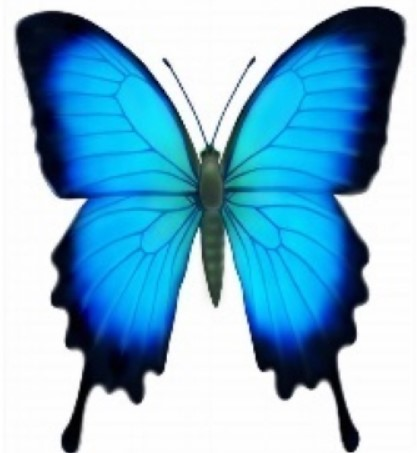
#> input picture image.jpg, 417 x 453 px, given in place of image.jpeg, which was not available
$ jupyter execute --allow-errors butterfly_image_processing.ipynb
#> lines starting #> are read from the running program, lines starting #| are printed output that depends on the picture; pictures that were not available may be replaced by others from this repository, and a replacement may not be noted
[cell 1]
import cv2

[cell 2]
gorsel1=cv2.imread("image.jpeg")
#> gorsel1 is the input picture: shape (453, 417, 3); mean B, G, R 206.1, 179.2, 126.8

[cell 3]
import matplotlib.pyplot as plt
image1=cv2.cvtColor(gorsel1,cv2.COLOR_BGR2RGB)
plt.imshow(image1)

[cell 4]
kopya1=image1.copy()
kopya1=cv2.cvtColor(kopya1,cv2.COLOR_RGB2GRAY)
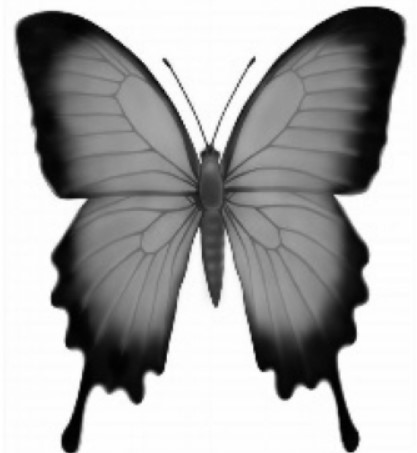
#> kopya1: shape (453, 417); min 0, max 255, mean 166.6
plt.imshow(kopya1,cmap="gray")

[cell 5]
kopya2=image1.copy()
kopya2[:,:,2]=255
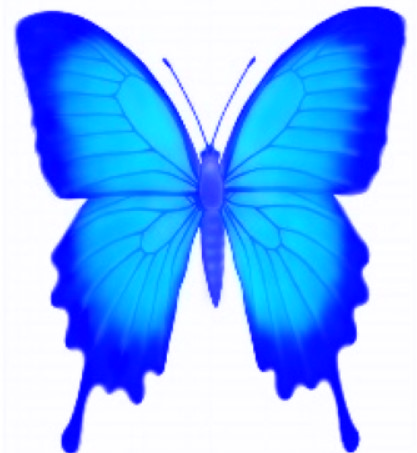
#> kopya2: shape (453, 417, 3); mean R, G, B 126.8, 179.2, 255
plt.imshow(kopya2)

[cell 6]
kopya3=image1.copy()
kopya3[:,:,1]=255
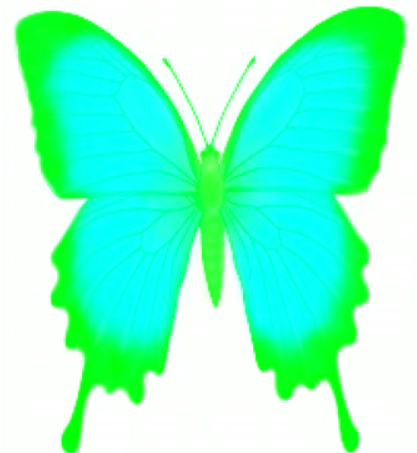
#> kopya3: shape (453, 417, 3); mean R, G, B 126.8, 255, 206.1
plt.imshow(kopya3)

[cell 7]
kopya4=image1.copy()
kopya4=cv2.cvtColor(kopya4,cv2.COLOR_BGR2HSV)
#> kopya4: shape (453, 417, 3); mean H, S, V 16.6, 116.5, 206.4
kopya4[:,:,1]=255
#> kopya4: shape (453, 417, 3); mean H, S, V 16.6, 255, 206.4
plt.imshow(kopya4)

[cell 8]
kopya5=image1.copy()
kopya5=cv2.cvtColor(kopya5,cv2.COLOR_BGR2HSV)
plt.imshow(kopya5)

[cell 9]
kopya6=image1.copy()
kopya6[:,:,2]=55
kopya6[:,:,1]=55   #mavi ve yeşili birleştirdik
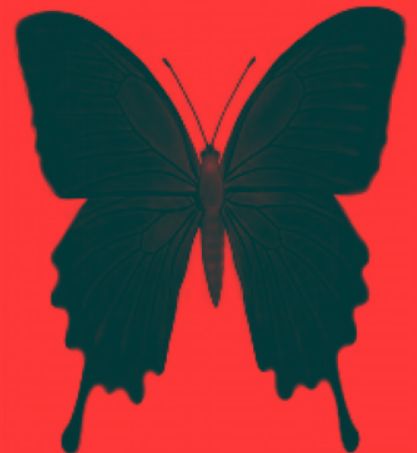
#> kopya6: shape (453, 417, 3); mean R, G, B 126.8, 55, 55
plt.imshow(kopya6)

[cell 10]
kopya7=image1.copy()
kopya7[60:160,100:140,1]=255
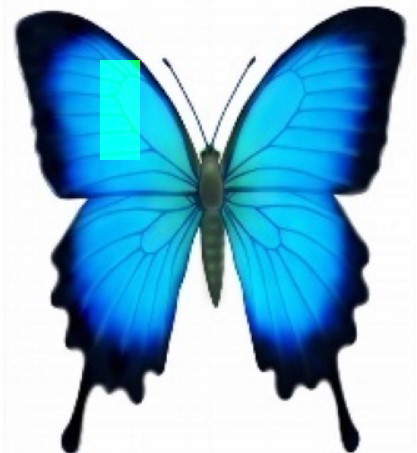
#> kopya7: shape (453, 417, 3); mean R, G, B 126.8, 180.6, 206.1
plt.imshow(kopya7)

#> (a cell that did not finish here is left out)

[cell 12]
kopya9=image1.copy()

plt.imshow(kopya9)

[cell 13]
kopya10=image1.copy()
meanFilter=cv2.blur(kopya10,(3,3))
plt.imshow(meanFilter)

[cell 14]
image_original1=image1.copy()
image_original2=image1.copy()

image_original2=cv2.cvtColor(image_original2,cv2.COLOR_BGR2HSV)
bit_And=cv2.bitwise_and(image_original1,image_original2)
bit_Or=cv2.bitwise_or(image_original1,image_original2)
bit_Xor=cv2.bitwise_xor(image_original1,image_original2)
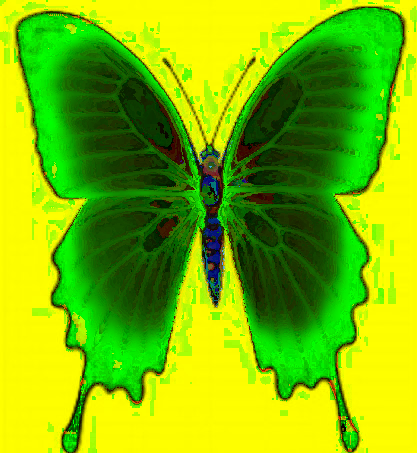
#> bit_Xor: shape (453, 417, 3); mean R, G, B 125.4, 186.1, 1.1
bit_Not=cv2.bitwise_not(image_original1)
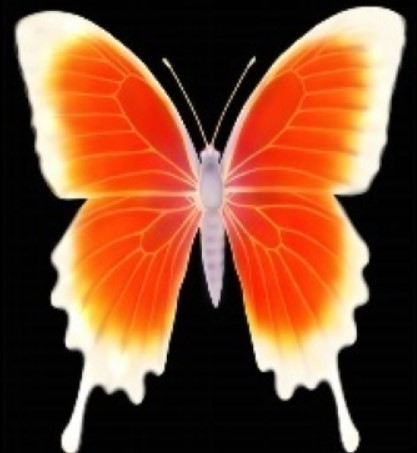
#> bit_Not: shape (453, 417, 3); mean R, G, B 128.2, 75.8, 48.9
plt.imshow(bit_Not)

[cell 15]
image_original1=image1.copy()
image_original2=image1.copy()

image_original2=cv2.cvtColor(image_original2,cv2.COLOR_BGR2HSV)
bit_And=cv2.bitwise_and(image_original1,image_original2)
bit_Or=cv2.bitwise_or(image_original1,image_original2)
bit_Xor=cv2.bitwise_xor(image_original1,image_original2)
bit_Not=cv2.bitwise_not(image_original1)
plt.imshow(bit_And)

[cell 16]
image_original1=image1.copy()
image_original2=image1.copy()

image_original2=cv2.cvtColor(image_original2,cv2.COLOR_BGR2HSV)
bit_And=cv2.bitwise_and(image_original1,image_original2)
bit_Or=cv2.bitwise_or(image_original1,image_original2)
bit_Xor=cv2.bitwise_xor(image_original1,image_original2)
bit_Not=cv2.bitwise_not(image_original1)
plt.imshow(bit_Or)

[cell 17]
image_original1=image1.copy()
image_original2=image1.copy()

image_original2=cv2.cvtColor(image_original2,cv2.COLOR_BGR2HSV)
bit_And=cv2.bitwise_and(image_original1,image_original2)
bit_Or=cv2.bitwise_or(image_original1,image_original2)
bit_Xor=cv2.bitwise_xor(image_original1,image_original2)
bit_Not=cv2.bitwise_not(image_original1)
plt.imshow(bit_Xor)

[cell 18]
image_original1=image1.copy()
image_original2=image1.copy()

image_original2=cv2.cvtColor(image_original2,cv2.COLOR_BGR2YUV)
#> image_original2: shape (453, 417, 3); mean of channels 0, 1, 2 181.3, 101.2, 149.8
bit_And=cv2.bitwise_and(image_original1,image_original2)
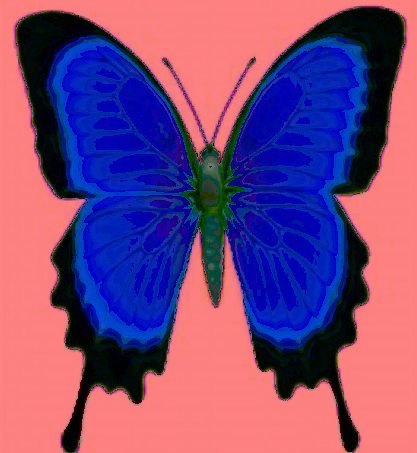
#> bit_And: shape (453, 417, 3); mean R, G, B 123.4, 73.9, 121.4
bit_Or=cv2.bitwise_or(image_original1,image_original2)
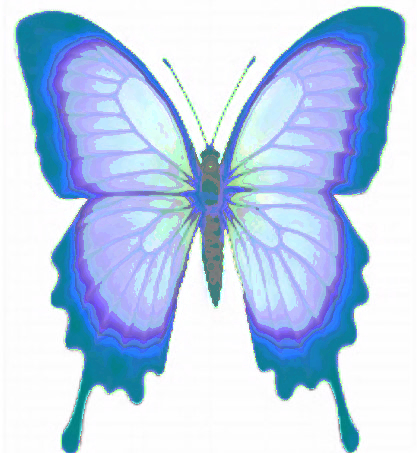
#> bit_Or: shape (453, 417, 3); mean R, G, B 184.6, 206.5, 234.6
bit_Xor=cv2.bitwise_xor(image_original1,image_original2)
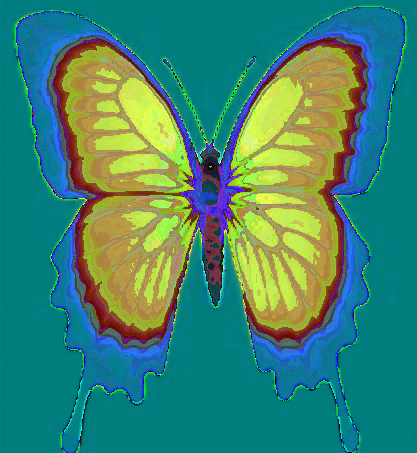
#> bit_Xor: shape (453, 417, 3); mean R, G, B 61.2, 132.6, 113.2
bit_Not=cv2.bitwise_not(image_original1)
plt.imshow(bit_Xor)
